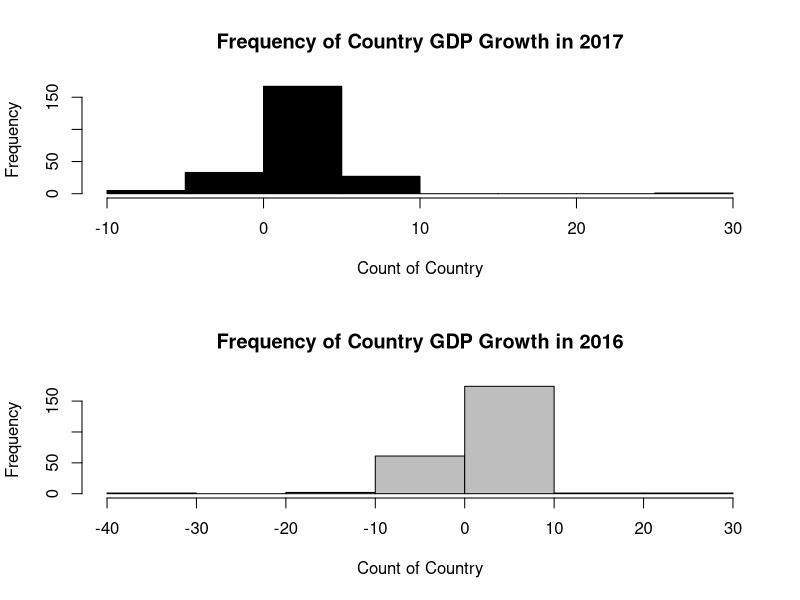

Source code (R):
## ---- chunk 1
knitr::opts_chunk$set(echo = TRUE)
## ---- chunk 2
gdproj9 <- read.csv("gdp.csv")
gdproj9 <- as.data.frame(gdproj9)
colnames(gdproj9)[3:14] <- c("2006", "2007", "2008", "2009", "2010", "2011", "2012", "2013", "2014", "2015", "2016", "2017")

head(gdproj9)
## ---- chunk 3
par(mfrow = c(2,1))
k17 <- hist(gdproj9$`2017`, main = "Frequency of Country GDP Growth in 2017", xlab = "Count of Country", col = "black")
k16 <- hist(gdproj9$`2016`, main = "Frequency of Country GDP Growth in 2016", xlab = "Count of Country", col = "grey")
